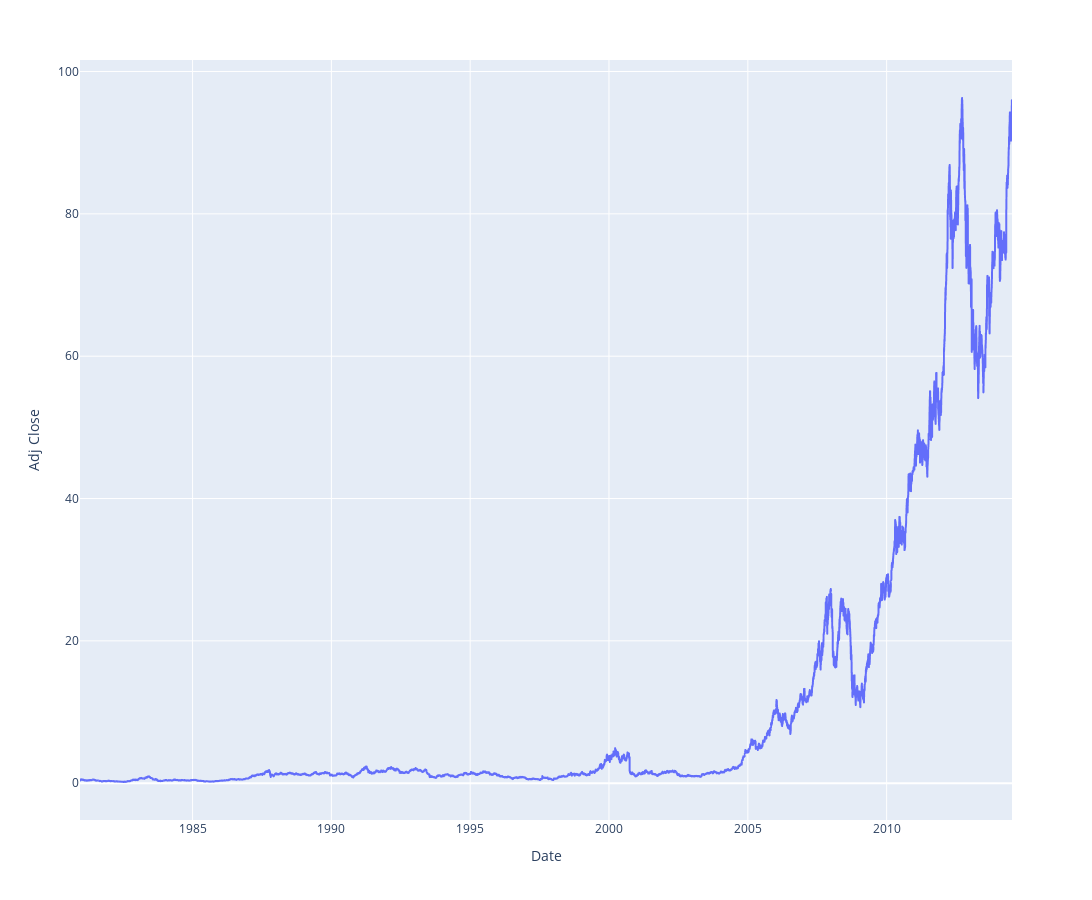

The cell this chart's notebook holds for it:
### Code cell
fig.update_layout(
    autosize=False,
    width=1350,
    height=900)

fig.show()

### Figure 1 — Plotly figure (JSON) as saved in the notebook; plotly's stock layout.template omitted (floating-point values rounded to 4 significant figures; data arrays with more than 128 entries replaced by an {"elided": "..."} marker saying what was removed)
{"data": [{"hovertemplate": "Date=%{x}<br>Adj Close=%{y}<extra></extra>", "legendgroup": "", "line": {"color": "#636efa", "dash": "solid"}, "marker": {"symbol": "circle"}, "mode": "lines", "name": "", "showlegend": false, "type": "scattergl", "x": {"elided": "8465 str values"}, "xaxis": "x", "y": {"elided": "8465 float values"}, "yaxis": "y"}], "layout": {"autosize": false, "height": 900, "legend": {"tracegroupgap": 0}, "margin": {"t": 60}, "width": 1350, "xaxis": {"anchor": "y", "autorange": true, "domain": [0, 1], "range": ["1980-12-12", "2014-07-08"], "title": {"text": "Date"}, "type": "date"}, "yaxis": {"anchor": "x", "autorange": true, "domain": [0, 1], "range": [-5.169, 101.6], "title": {"text": "Adj Close"}, "type": "linear"}}}
